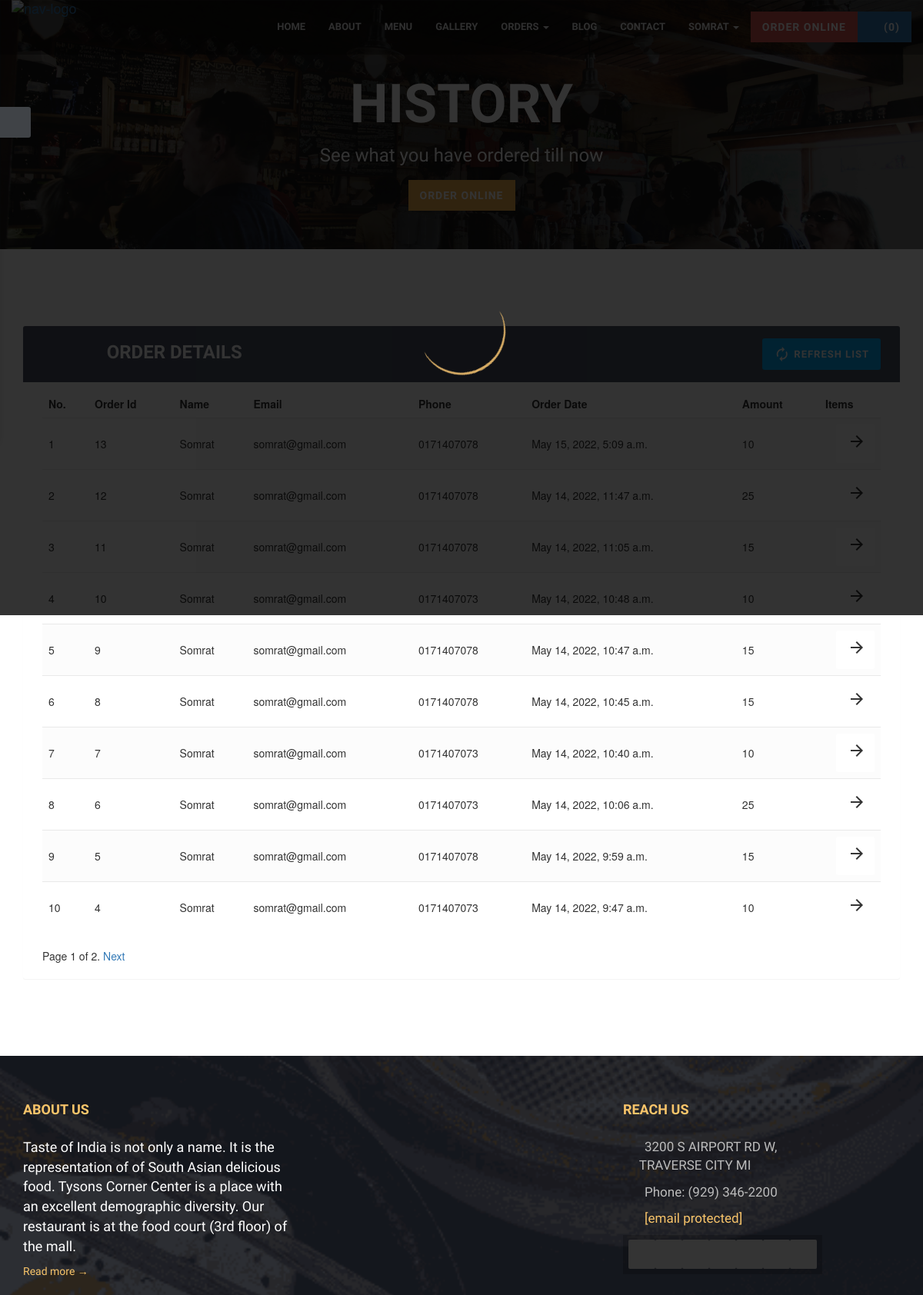
/orderView (signed in, upper part), run on an earlier commit of the app's database.
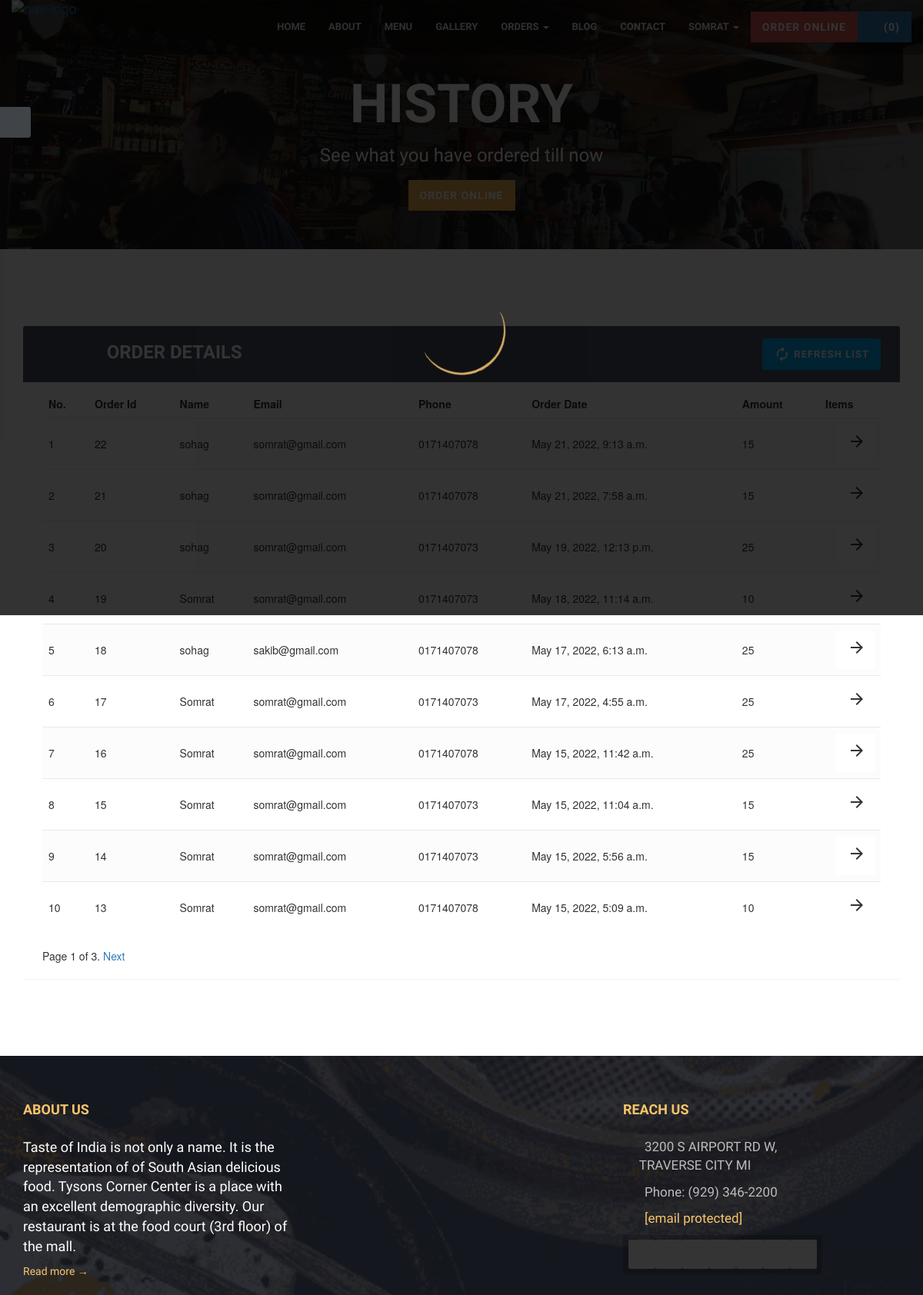
And on a later commit of the database.
### dashboard/models.py (models this page shows)
class Orders(models.Model):
    order_id = models.AutoField(primary_key=True)
    items_json = models.CharField(max_length=5000)
    userId = models.IntegerField(default=0)
    amount = models.IntegerField(default=0)
    name = models.CharField(max_length=90)
    email = models.CharField(max_length=111)
    address = models.CharField(max_length=111, null=True, blank=True)
    city = models.CharField(max_length=111, null=True, blank=True)
    state = models.CharField(max_length=111, null=True, blank=True)
    zip_code = models.CharField(max_length=111, null=True, blank=True)
    phone = models.CharField(max_length=111, default="")
    timestamp = models.DateTimeField(default=timezone.now)

### home/views.py (the view)
# urls.py: path('orderView', views.orderView, name="orderView"),
def orderView(request):
    if request.user.is_authenticated:
        current_user = request.user
        orderHistory = Orders.objects.filter(userId=current_user.id).order_by('-order_id')
        page_num = request.GET.get('page', 1)
        paginator = Paginator(orderHistory, 10)  # 10 data per page
        if len(orderHistory) == 0:
            messages.info(request, "You have not ordered.")
            return render(request, 'web/order_view.html')
        try:
            page_obj = paginator.page(page_num)
        except PageNotAnInteger:
            page_obj = paginator.page(1)
        except EmptyPage:
            page_obj = paginator.page(paginator.num_pages)
        return render(request, 'web/order_view.html', {'orderHistory': orderHistory, 'page_obj': page_obj})
    return render(request, 'web/order_view.html')

### templates/web/order_view.html (shortened to what the changed rows need)
{% load static %}
<!DOCTYPE html>
<html lang="en">
  <head>
    <link rel="stylesheet" href="{% static 'web/css/bootstrap.min.css' %}" />
    <link rel="stylesheet" href="{% static 'web/css/font-awesome/css/font-awesome.css' %}" />
    <link rel="stylesheet" href="{% static 'web/css/plugin.css' %}" />
    <link rel="stylesheet" href="{% static 'web/css/main.css' %}" />
  </head>
  <body>
    <div class="body">
      <div class="main-wrapper">
        <section class="page_header">
          <div class="container">
            <div class="row">
              <div class="col-md-12 text-center">
                <h2 class="text-uppercase wow fadeInDown">History</h2>
              </div>
            </div>
          </div>
        </section>
        <section class="main-content">
          {% if user.is_authenticated %}
          <div class="container" id="cont">
              <div class="table-wrapper">
                  <div class="table-title">
                      <div class="row">
                          <div class="col-sm-4">
                              <h2>Order <b>Details</b></h2>
                          </div>
                      </div>
                  </div>
                  <div style="overflow-x:auto;">
                    <table class="table table-striped table-hover">
                      <thead>
                          <tr>
                              <th>No.</th>
                              <th>Order Id</th>
                              <th>Name</th>
                              <th>Email</th>
                              <th>Phone</th>
                              <th>Order Date</th>
                              <th>Amount</th>
                              <th>Items</th>
                          </tr>
                      </thead>
                      <tbody>
                          {% for i in page_obj %}
                          <tr>
                              <td class="count"></td>
                              <td>{{i.order_id}}</td>
                              <td>{{i.name}}</td>
                              <td>{{i.email}}</td>
                              <td>{{i.phone}}</td>
                              <td>{{i.timestamp}}</td>
                              <td>{{i.amount}}</td>
                            <td><button type="button" id="itemModal{{i.order_id}}" style="width:50px; border-bottom: 1px solid white;" class="btn btn-success mx-2" data-toggle="modal" data-target="#itemModal"><i class="material-icons">&#xE5C8;</i></button></td>
                          </tr>
                          {% endfor %}
                      </tbody>
                    </table>
                  </div>
                {% include "web/pagination.html" %}
              </div>
          </div>
          {% else %}
              <div id="cont2">
                  <div class="alert alert-info">
                      <font style="font-size:22px"><center>You need to <strong><a class="alert-link" data-toggle="modal" data-target="#loginModal">Login</a></strong></center></font>
                  </div>
              </div>
          {% endif %}
        </section>
        <section class="footer">
          <div class="container">
            <div class="row">
              <div class="col-md-4 col-sm-12">
                <h1>About us</h1>
              </div>
              <div class="col-md-4 col-sm-6">
                <h1>Reach us</h1>
              </div>
            </div>
          </div>
        </section>
      </div>
    </div>
  </body>
</html>

What changed in the data, as far as the page shows it:
no longer on this page (row unchanged): Orders: order_id "12", name "Somrat", email "somrat@gmail.com", phone "0171407078", timestamp "May 14, 2022, 11:47 a.m.", amount "25"
no longer on this page (row unchanged): Orders: order_id "11", name "Somrat", email "somrat@gmail.com", phone "0171407078", timestamp "May 14, 2022, 11:05 a.m.", amount "15"
no longer on this page (row unchanged): Orders: order_id "10", name "Somrat", email "somrat@gmail.com", phone "0171407073", timestamp "May 14, 2022, 10:48 a.m.", amount "10"
no longer on this page (row unchanged): Orders: order_id "9", name "Somrat", email "somrat@gmail.com", phone "0171407078", timestamp "May 14, 2022, 10:47 a.m.", amount "15"
no longer on this page (row unchanged): Orders: order_id "8", name "Somrat", email "somrat@gmail.com", phone "0171407078", timestamp "May 14, 2022, 10:45 a.m.", amount "15"
no longer on this page (row unchanged): Orders: order_id "7", name "Somrat", email "somrat@gmail.com", phone "0171407073", timestamp "May 14, 2022, 10:40 a.m.", amount "10"
no longer on this page (row unchanged): Orders: order_id "6", name "Somrat", email "somrat@gmail.com", phone "0171407073", timestamp "May 14, 2022, 10:06 a.m.", amount "25"
no longer on this page (row unchanged): Orders: order_id "5", name "Somrat", email "somrat@gmail.com", phone "0171407078", timestamp "May 14, 2022, 9:59 a.m.", amount "15"
no longer on this page (row unchanged): Orders: order_id "4", name "Somrat", email "somrat@gmail.com", phone "0171407073", timestamp "May 14, 2022, 9:47 a.m.", amount "10"
added Orders: order_id "22", name "sohag", email "somrat@gmail.com", phone "0171407078", timestamp "May 21, 2022, 9:13 a.m.", amount "15"
added Orders: order_id "21", name "sohag", email "somrat@gmail.com", phone "0171407078", timestamp "May 21, 2022, 7:58 a.m.", amount "15"
added Orders: order_id "20", name "sohag", email "somrat@gmail.com", phone "0171407073", timestamp "May 19, 2022, 12:13 p.m.", amount "25"
added Orders: order_id "19", name "Somrat", email "somrat@gmail.com", phone "0171407073", timestamp "May 18, 2022, 11:14 a.m.", amount "10"
added Orders: order_id "18", name "sohag", email "sakib@gmail.com", phone "0171407078", timestamp "May 17, 2022, 6:13 a.m.", amount "25"
added Orders: order_id "17", name "Somrat", email "somrat@gmail.com", phone "0171407073", timestamp "May 17, 2022, 4:55 a.m.", amount "25"
added Orders: order_id "16", name "Somrat", email "somrat@gmail.com", phone "0171407078", timestamp "May 15, 2022, 11:42 a.m.", amount "25"
added Orders: order_id "15", name "Somrat", email "somrat@gmail.com", phone "0171407073", timestamp "May 15, 2022, 11:04 a.m.", amount "15"
added Orders: order_id "14", name "Somrat", email "somrat@gmail.com", phone "0171407073", timestamp "May 15, 2022, 5:56 a.m.", amount "15"
Also different on the page:
{{ page_obj.paginator.num_pages }}: "2" → "3"
